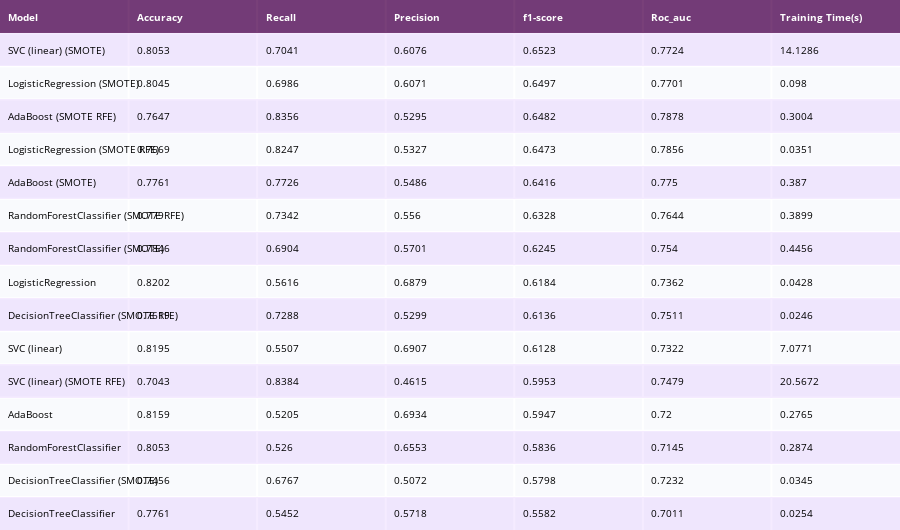

Notebook cell for this chart:
### Code cell
sorted_df = performances_df.sort_values(by=['f1-score'], ascending=False)
colorscale = [[0, '#4d004c'],[.5, '#f2e5ff'],[1, '#ffffff']]

sorted_df.to_csv(path + "/performance.csv", float_format='%.3f')

table = ff.create_table(np.round(sorted_df, 4), colorscale=colorscale)
table.layout.font.size = 10
# for i in range(len(table.layout.annotations)):
#     if i == 0:
#         table.layout.annotations[i].font.size = 10
#     else:
#         table.layout.annotations[i].align = 'left'
plotly_py.iplot(table)

### Figure 1 — Plotly figure (JSON) as saved in the notebook; plotly's stock layout.template omitted (floating-point values rounded to 4 significant figures)
{"data": [{"colorscale": [[0, "#4d004c"], [0.5, "#f2e5ff"], [1, "#ffffff"]], "hoverinfo": "none", "opacity": 0.75, "showscale": false, "type": "heatmap", "z": [[0, 0, 0, 0, 0, 0, 0], [0.5, 0.5, 0.5, 0.5, 0.5, 0.5, 0.5], [1, 1, 1, 1, 1, 1, 1], [0.5, 0.5, 0.5, 0.5, 0.5, 0.5, 0.5], [1, 1, 1, 1, 1, 1, 1], [0.5, 0.5, 0.5, 0.5, 0.5, 0.5, 0.5], [1, 1, 1, 1, 1, 1, 1], [0.5, 0.5, 0.5, 0.5, 0.5, 0.5, 0.5], [1, 1, 1, 1, 1, 1, 1], [0.5, 0.5, 0.5, 0.5, 0.5, 0.5, 0.5], [1, 1, 1, 1, 1, 1, 1], [0.5, 0.5, 0.5, 0.5, 0.5, 0.5, 0.5], [1, 1, 1, 1, 1, 1, 1], [0.5, 0.5, 0.5, 0.5, 0.5, 0.5, 0.5], [1, 1, 1, 1, 1, 1, 1], [0.5, 0.5, 0.5, 0.5, 0.5, 0.5, 0.5]]}], "layout": {"annotations": [{"align": "left", "font": {"color": "#ffffff"}, "showarrow": false, "text": "<b>Model</b>", "x": -0.45, "xanchor": "left", "xref": "x", "y": 0, "yref": "y"}, {"align": "left", "font": {"color": "#ffffff"}, "showarrow": false, "text": "<b>Accuracy</b>", "x": 0.55, "xanchor": "left", "xref": "x", "y": 0, "yref": "y"}, {"align": "left", "font": {"color": "#ffffff"}, "showarrow": false, "text": "<b>Recall</b>", "x": 1.55, "xanchor": "left", "xref": "x", "y": 0, "yref": "y"}, {"align": "left", "font": {"color": "#ffffff"}, "showarrow": false, "text": "<b>Precision</b>", "x": 2.55, "xanchor": "left", "xref": "x", "y": 0, "yref": "y"}, {"align": "left", "font": {"color": "#ffffff"}, "showarrow": false, "text": "<b>f1-score</b>", "x": 3.55, "xanchor": "left", "xref": "x", "y": 0, "yref": "y"}, {"align": "left", "font": {"color": "#ffffff"}, "showarrow": false, "text": "<b>Roc_auc</b>", "x": 4.55, "xanchor": "left", "xref": "x", "y": 0, "yref": "y"}, {"align": "left", "font": {"color": "#ffffff"}, "showarrow": false, "text": "<b>Training Time(s)</b>", "x": 5.55, "xanchor": "left", "xref": "x", "y": 0, "yref": "y"}, {"align": "left", "font": {"color": "#000000"}, "showarrow": false, "text": "SVC (linear) (SMOTE)", "x": -0.45, "xanchor": "left", "xref": "x", "y": 1, "yref": "y"}, {"align": "left", "font": {"color": "#000000"}, "showarrow": false, "text": "0.8053", "x": 0.55, "xanchor": "left", "xref": "x", "y": 1, "yref": "y"}, {"align": "left", "font": {"color": "#000000"}, "showarrow": false, "text": "0.7041", "x": 1.55, "xanchor": "left", "xref": "x", "y": 1, "yref": "y"}, {"align": "left", "font": {"color": "#000000"}, "showarrow": false, "text": "0.6076", "x": 2.55, "xanchor": "left", "xref": "x", "y": 1, "yref": "y"}, {"align": "left", "font": {"color": "#000000"}, "showarrow": false, "text": "0.6523", "x": 3.55, "xanchor": "left", "xref": "x", "y": 1, "yref": "y"}, {"align": "left", "font": {"color": "#000000"}, "showarrow": false, "text": "0.7724", "x": 4.55, "xanchor": "left", "xref": "x", "y": 1, "yref": "y"}, {"align": "left", "font": {"color": "#000000"}, "showarrow": false, "text": "14.1286", "x": 5.55, "xanchor": "left", "xref": "x", "y": 1, "yref": "y"}, {"align": "left", "font": {"color": "#000000"}, "showarrow": false, "text": "LogisticRegression (SMOTE)", "x": -0.45, "xanchor": "left", "xref": "x", "y": 2, "yref": "y"}, {"align": "left", "font": {"color": "#000000"}, "showarrow": false, "text": "0.8045", "x": 0.55, "xanchor": "left", "xref": "x", "y": 2, "yref": "y"}, {"align": "left", "font": {"color": "#000000"}, "showarrow": false, "text": "0.6986", "x": 1.55, "xanchor": "left", "xref": "x", "y": 2, "yref": "y"}, {"align": "left", "font": {"color": "#000000"}, "showarrow": false, "text": "0.6071", "x": 2.55, "xanchor": "left", "xref": "x", "y": 2, "yref": "y"}, {"align": "left", "font": {"color": "#000000"}, "showarrow": false, "text": "0.6497", "x": 3.55, "xanchor": "left", "xref": "x", "y": 2, "yref": "y"}, {"align": "left", "font": {"color": "#000000"}, "showarrow": false, "text": "0.7701", "x": 4.55, "xanchor": "left", "xref": "x", "y": 2, "yref": "y"}, {"align": "left", "font": {"color": "#000000"}, "showarrow": false, "text": "0.098", "x": 5.55, "xanchor": "left", "xref": "x", "y": 2, "yref": "y"}, {"align": "left", "font": {"color": "#000000"}, "showarrow": false, "text": "AdaBoost (SMOTE RFE)", "x": -0.45, "xanchor": "left", "xref": "x", "y": 3, "yref": "y"}, {"align": "left", "font": {"color": "#000000"}, "showarrow": false, "text": "0.7647", "x": 0.55, "xanchor": "left", "xref": "x", "y": 3, "yref": "y"}, {"align": "left", "font": {"color": "#000000"}, "showarrow": false, "text": "0.8356", "x": 1.55, "xanchor": "left", "xref": "x", "y": 3, "yref": "y"}, {"align": "left", "font": {"color": "#000000"}, "showarrow": false, "text": "0.5295", "x": 2.55, "xanchor": "left", "xref": "x", "y": 3, "yref": "y"}, {"align": "left", "font": {"color": "#000000"}, "showarrow": false, "text": "0.6482", "x": 3.55, "xanchor": "left", "xref": "x", "y": 3, "yref": "y"}, {"align": "left", "font": {"color": "#000000"}, "showarrow": false, "text": "0.7878", "x": 4.55, "xanchor": "left", "xref": "x", "y": 3, "yref": "y"}, {"align": "left", "font": {"color": "#000000"}, "showarrow": false, "text": "0.3004", "x": 5.55, "xanchor": "left", "xref": "x", "y": 3, "yref": "y"}, {"align": "left", "font": {"color": "#000000"}, "showarrow": false, "text": "LogisticRegression (SMOTE RFE)", "x": -0.45, "xanchor": "left", "xref": "x", "y": 4, "yref": "y"}, {"align": "left", "font": {"color": "#000000"}, "showarrow": false, "text": "0.7669", "x": 0.55, "xanchor": "left", "xref": "x", "y": 4, "yref": "y"}, {"align": "left", "font": {"color": "#000000"}, "showarrow": false, "text": "0.8247", "x": 1.55, "xanchor": "left", "xref": "x", "y": 4, "yref": "y"}, {"align": "left", "font": {"color": "#000000"}, "showarrow": false, "text": "0.5327", "x": 2.55, "xanchor": "left", "xref": "x", "y": 4, "yref": "y"}, {"align": "left", "font": {"color": "#000000"}, "showarrow": false, "text": "0.6473", "x": 3.55, "xanchor": "left", "xref": "x", "y": 4, "yref": "y"}, {"align": "left", "font": {"color": "#000000"}, "showarrow": false, "text": "0.7856", "x": 4.55, "xanchor": "left", "xref": "x", "y": 4, "yref": "y"}, {"align": "left", "font": {"color": "#000000"}, "showarrow": false, "text": "0.0351", "x": 5.55, "xanchor": "left", "xref": "x", "y": 4, "yref": "y"}, {"align": "left", "font": {"color": "#000000"}, "showarrow": false, "text": "AdaBoost (SMOTE)", "x": -0.45, "xanchor": "left", "xref": "x", "y": 5, "yref": "y"}, {"align": "left", "font": {"color": "#000000"}, "showarrow": false, "text": "0.7761", "x": 0.55, "xanchor": "left", "xref": "x", "y": 5, "yref": "y"}, {"align": "left", "font": {"color": "#000000"}, "showarrow": false, "text": "0.7726", "x": 1.55, "xanchor": "left", "xref": "x", "y": 5, "yref": "y"}, {"align": "left", "font": {"color": "#000000"}, "showarrow": false, "text": "0.5486", "x": 2.55, "xanchor": "left", "xref": "x", "y": 5, "yref": "y"}, {"align": "left", "font": {"color": "#000000"}, "showarrow": false, "text": "0.6416", "x": 3.55, "xanchor": "left", "xref": "x", "y": 5, "yref": "y"}, {"align": "left", "font": {"color": "#000000"}, "showarrow": false, "text": "0.775", "x": 4.55, "xanchor": "left", "xref": "x", "y": 5, "yref": "y"}, {"align": "left", "font": {"color": "#000000"}, "showarrow": false, "text": "0.387", "x": 5.55, "xanchor": "left", "xref": "x", "y": 5, "yref": "y"}, {"align": "left", "font": {"color": "#000000"}, "showarrow": false, "text": "RandomForestClassifier (SMOTE RFE)", "x": -0.45, "xanchor": "left", "xref": "x", "y": 6, "yref": "y"}, {"align": "left", "font": {"color": "#000000"}, "showarrow": false, "text": "0.779", "x": 0.55, "xanchor": "left", "xref": "x", "y": 6, "yref": "y"}, {"align": "left", "font": {"color": "#000000"}, "showarrow": false, "text": "0.7342", "x": 1.55, "xanchor": "left", "xref": "x", "y": 6, "yref": "y"}, {"align": "left", "font": {"color": "#000000"}, "showarrow": false, "text": "0.556", "x": 2.55, "xanchor": "left", "xref": "x", "y": 6, "yref": "y"}, {"align": "left", "font": {"color": "#000000"}, "showarrow": false, "text": "0.6328", "x": 3.55, "xanchor": "left", "xref": "x", "y": 6, "yref": "y"}, {"align": "left", "font": {"color": "#000000"}, "showarrow": false, "text": "0.7644", "x": 4.55, "xanchor": "left", "xref": "x", "y": 6, "yref": "y"}, {"align": "left", "font": {"color": "#000000"}, "showarrow": false, "text": "0.3899", "x": 5.55, "xanchor": "left", "xref": "x", "y": 6, "yref": "y"}, {"align": "left", "font": {"color": "#000000"}, "showarrow": false, "text": "RandomForestClassifier (SMOTE)", "x": -0.45, "xanchor": "left", "xref": "x", "y": 7, "yref": "y"}, {"align": "left", "font": {"color": "#000000"}, "showarrow": false, "text": "0.7846", "x": 0.55, "xanchor": "left", "xref": "x", "y": 7, "yref": "y"}, {"align": "left", "font": {"color": "#000000"}, "showarrow": false, "text": "0.6904", "x": 1.55, "xanchor": "left", "xref": "x", "y": 7, "yref": "y"}, {"align": "left", "font": {"color": "#000000"}, "showarrow": false, "text": "0.5701", "x": 2.55, "xanchor": "left", "xref": "x", "y": 7, "yref": "y"}, {"align": "left", "font": {"color": "#000000"}, "showarrow": false, "text": "0.6245", "x": 3.55, "xanchor": "left", "xref": "x", "y": 7, "yref": "y"}, {"align": "left", "font": {"color": "#000000"}, "showarrow": false, "text": "0.754", "x": 4.55, "xanchor": "left", "xref": "x", "y": 7, "yref": "y"}, {"align": "left", "font": {"color": "#000000"}, "showarrow": false, "text": "0.4456", "x": 5.55, "xanchor": "left", "xref": "x", "y": 7, "yref": "y"}, {"align": "left", "font": {"color": "#000000"}, "showarrow": false, "text": "LogisticRegression", "x": -0.45, "xanchor": "left", "xref": "x", "y": 8, "yref": "y"}, {"align": "left", "font": {"color": "#000000"}, "showarrow": false, "text": "0.8202", "x": 0.55, "xanchor": "left", "xref": "x", "y": 8, "yref": "y"}, {"align": "left", "font": {"color": "#000000"}, "showarrow": false, "text": "0.5616", "x": 1.55, "xanchor": "left", "xref": "x", "y": 8, "yref": "y"}, {"align": "left", "font": {"color": "#000000"}, "showarrow": false, "text": "0.6879", "x": 2.55, "xanchor": "left", "xref": "x", "y": 8, "yref": "y"}, {"align": "left", "font": {"color": "#000000"}, "showarrow": false, "text": "0.6184", "x": 3.55, "xanchor": "left", "xref": "x", "y": 8, "yref": "y"}, {"align": "left", "font": {"color": "#000000"}, "showarrow": false, "text": "0.7362", "x": 4.55, "xanchor": "left", "xref": "x", "y": 8, "yref": "y"}, {"align": "left", "font": {"color": "#000000"}, "showarrow": false, "text": "0.0428", "x": 5.55, "xanchor": "left", "xref": "x", "y": 8, "yref": "y"}, {"align": "left", "font": {"color": "#000000"}, "showarrow": false, "text": "DecisionTreeClassifier (SMOTE RFE)", "x": -0.45, "xanchor": "left", "xref": "x", "y": 9, "yref": "y"}, {"align": "left", "font": {"color": "#000000"}, "showarrow": false, "text": "0.7619", "x": 0.55, "xanchor": "left", "xref": "x", "y": 9, "yref": "y"}, {"align": "left", "font": {"color": "#000000"}, "showarrow": false, "text": "0.7288", "x": 1.55, "xanchor": "left", "xref": "x", "y": 9, "yref": "y"}, {"align": "left", "font": {"color": "#000000"}, "showarrow": false, "text": "0.5299", "x": 2.55, "xanchor": "left", "xref": "x", "y": 9, "yref": "y"}, {"align": "left", "font": {"color": "#000000"}, "showarrow": false, "text": "0.6136", "x": 3.55, "xanchor": "left", "xref": "x", "y": 9, "yref": "y"}, {"align": "left", "font": {"color": "#000000"}, "showarrow": false, "text": "0.7511", "x": 4.55, "xanchor": "left", "xref": "x", "y": 9, "yref": "y"}, {"align": "left", "font": {"color": "#000000"}, "showarrow": false, "text": "0.0246", "x": 5.55, "xanchor": "left", "xref": "x", "y": 9, "yref": "y"}, {"align": "left", "font": {"color": "#000000"}, "showarrow": false, "text": "SVC (linear)", "x": -0.45, "xanchor": "left", "xref": "x", "y": 10, "yref": "y"}, {"align": "left", "font": {"color": "#000000"}, "showarrow": false, "text": "0.8195", "x": 0.55, "xanchor": "left", "xref": "x", "y": 10, "yref": "y"}, {"align": "left", "font": {"color": "#000000"}, "showarrow": false, "text": "0.5507", "x": 1.55, "xanchor": "left", "xref": "x", "y": 10, "yref": "y"}, {"align": "left", "font": {"color": "#000000"}, "showarrow": false, "text": "0.6907", "x": 2.55, "xanchor": "left", "xref": "x", "y": 10, "yref": "y"}, {"align": "left", "font": {"color": "#000000"}, "showarrow": false, "text": "0.6128", "x": 3.55, "xanchor": "left", "xref": "x", "y": 10, "yref": "y"}, {"align": "left", "font": {"color": "#000000"}, "showarrow": false, "text": "0.7322", "x": 4.55, "xanchor": "left", "xref": "x", "y": 10, "yref": "y"}, {"align": "left", "font": {"color": "#000000"}, "showarrow": false, "text": "7.0771", "x": 5.55, "xanchor": "left", "xref": "x", "y": 10, "yref": "y"}, {"align": "left", "font": {"color": "#000000"}, "showarrow": false, "text": "SVC (linear) (SMOTE RFE)", "x": -0.45, "xanchor": "left", "xref": "x", "y": 11, "yref": "y"}, {"align": "left", "font": {"color": "#000000"}, "showarrow": false, "text": "0.7043", "x": 0.55, "xanchor": "left", "xref": "x", "y": 11, "yref": "y"}, {"align": "left", "font": {"color": "#000000"}, "showarrow": false, "text": "0.8384", "x": 1.55, "xanchor": "left", "xref": "x", "y": 11, "yref": "y"}, {"align": "left", "font": {"color": "#000000"}, "showarrow": false, "text": "0.4615", "x": 2.55, "xanchor": "left", "xref": "x", "y": 11, "yref": "y"}, {"align": "left", "font": {"color": "#000000"}, "showarrow": false, "text": "0.5953", "x": 3.55, "xanchor": "left", "xref": "x", "y": 11, "yref": "y"}, {"align": "left", "font": {"color": "#000000"}, "showarrow": false, "text": "0.7479", "x": 4.55, "xanchor": "left", "xref": "x", "y": 11, "yref": "y"}, {"align": "left", "font": {"color": "#000000"}, "showarrow": false, "text": "20.5672", "x": 5.55, "xanchor": "left", "xref": "x", "y": 11, "yref": "y"}, {"align": "left", "font": {"color": "#000000"}, "showarrow": false, "text": "AdaBoost", "x": -0.45, "xanchor": "left", "xref": "x", "y": 12, "yref": "y"}, {"align": "left", "font": {"color": "#000000"}, "showarrow": false, "text": "0.8159", "x": 0.55, "xanchor": "left", "xref": "x", "y": 12, "yref": "y"}, {"align": "left", "font": {"color": "#000000"}, "showarrow": false, "text": "0.5205", "x": 1.55, "xanchor": "left", "xref": "x", "y": 12, "yref": "y"}, {"align": "left", "font": {"color": "#000000"}, "showarrow": false, "text": "0.6934", "x": 2.55, "xanchor": "left", "xref": "x", "y": 12, "yref": "y"}, {"align": "left", "font": {"color": "#000000"}, "showarrow": false, "text": "0.5947", "x": 3.55, "xanchor": "left", "xref": "x", "y": 12, "yref": "y"}, {"align": "left", "font": {"color": "#000000"}, "showarrow": false, "text": "0.72", "x": 4.55, "xanchor": "left", "xref": "x", "y": 12, "yref": "y"}, {"align": "left", "font": {"color": "#000000"}, "showarrow": false, "text": "0.2765", "x": 5.55, "xanchor": "left", "xref": "x", "y": 12, "yref": "y"}, {"align": "left", "font": {"color": "#000000"}, "showarrow": false, "text": "RandomForestClassifier", "x": -0.45, "xanchor": "left", "xref": "x", "y": 13, "yref": "y"}, {"align": "left", "font": {"color": "#000000"}, "showarrow": false, "text": "0.8053", "x": 0.55, "xanchor": "left", "xref": "x", "y": 13, "yref": "y"}, {"align": "left", "font": {"color": "#000000"}, "showarrow": false, "text": "0.526", "x": 1.55, "xanchor": "left", "xref": "x", "y": 13, "yref": "y"}, {"align": "left", "font": {"color": "#000000"}, "showarrow": false, "text": "0.6553", "x": 2.55, "xanchor": "left", "xref": "x", "y": 13, "yref": "y"}, {"align": "left", "font": {"color": "#000000"}, "showarrow": false, "text": "0.5836", "x": 3.55, "xanchor": "left", "xref": "x", "y": 13, "yref": "y"}, {"align": "left", "font": {"color": "#000000"}, "showarrow": false, "text": "0.7145", "x": 4.55, "xanchor": "left", "xref": "x", "y": 13, "yref": "y"}, {"align": "left", "font": {"color": "#000000"}, "showarrow": false, "text": "0.2874", "x": 5.55, "xanchor": "left", "xref": "x", "y": 13, "yref": "y"}, {"align": "left", "font": {"color": "#000000"}, "showarrow": false, "text": "DecisionTreeClassifier (SMOTE)", "x": -0.45, "xanchor": "left", "xref": "x", "y": 14, "yref": "y"}, {"align": "left", "font": {"color": "#000000"}, "showarrow": false, "text": "0.7456", "x": 0.55, "xanchor": "left", "xref": "x", "y": 14, "yref": "y"}, {"align": "left", "font": {"color": "#000000"}, "showarrow": false, "text": "0.6767", "x": 1.55, "xanchor": "left", "xref": "x", "y": 14, "yref": "y"}, {"align": "left", "font": {"color": "#000000"}, "showarrow": false, "text": "0.5072", "x": 2.55, "xanchor": "left", "xref": "x", "y": 14, "yref": "y"}, {"align": "left", "font": {"color": "#000000"}, "showarrow": false, "text": "0.5798", "x": 3.55, "xanchor": "left", "xref": "x", "y": 14, "yref": "y"}, {"align": "left", "font": {"color": "#000000"}, "showarrow": false, "text": "0.7232", "x": 4.55, "xanchor": "left", "xref": "x", "y": 14, "yref": "y"}, {"align": "left", "font": {"color": "#000000"}, "showarrow": false, "text": "0.0345", "x": 5.55, "xanchor": "left", "xref": "x", "y": 14, "yref": "y"}, {"align": "left", "font": {"color": "#000000"}, "showarrow": false, "text": "DecisionTreeClassifier", "x": -0.45, "xanchor": "left", "xref": "x", "y": 15, "yref": "y"}, {"align": "left", "font": {"color": "#000000"}, "showarrow": false, "text": "0.7761", "x": 0.55, "xanchor": "left", "xref": "x", "y": 15, "yref": "y"}, {"align": "left", "font": {"color": "#000000"}, "showarrow": false, "text": "0.5452", "x": 1.55, "xanchor": "left", "xref": "x", "y": 15, "yref": "y"}, {"align": "left", "font": {"color": "#000000"}, "showarrow": false, "text": "0.5718", "x": 2.55, "xanchor": "left", "xref": "x", "y": 15, "yref": "y"}, {"align": "left", "font": {"color": "#000000"}, "showarrow": false, "text": "0.5582", "x": 3.55, "xanchor": "left", "xref": "x", "y": 15, "yref": "y"}, {"align": "left", "font": {"color": "#000000"}, "showarrow": false, "text": "0.7011", "x": 4.55, "xanchor": "left", "xref": "x", "y": 15, "yref": "y"}, {"align": "left", "font": {"color": "#000000"}, "showarrow": false, "text": "0.0254", "x": 5.55, "xanchor": "left", "xref": "x", "y": 15, "yref": "y"}], "font": {"size": 10}, "height": 530, "margin": {"b": 0, "l": 0, "r": 0, "t": 0}, "xaxis": {"dtick": 1, "gridwidth": 2, "showticklabels": false, "tick0": -0.5, "ticks": "", "zeroline": false}, "yaxis": {"autorange": "reversed", "dtick": 1, "gridwidth": 2, "showticklabels": false, "tick0": 0.5, "ticks": "", "zeroline": false}}}
